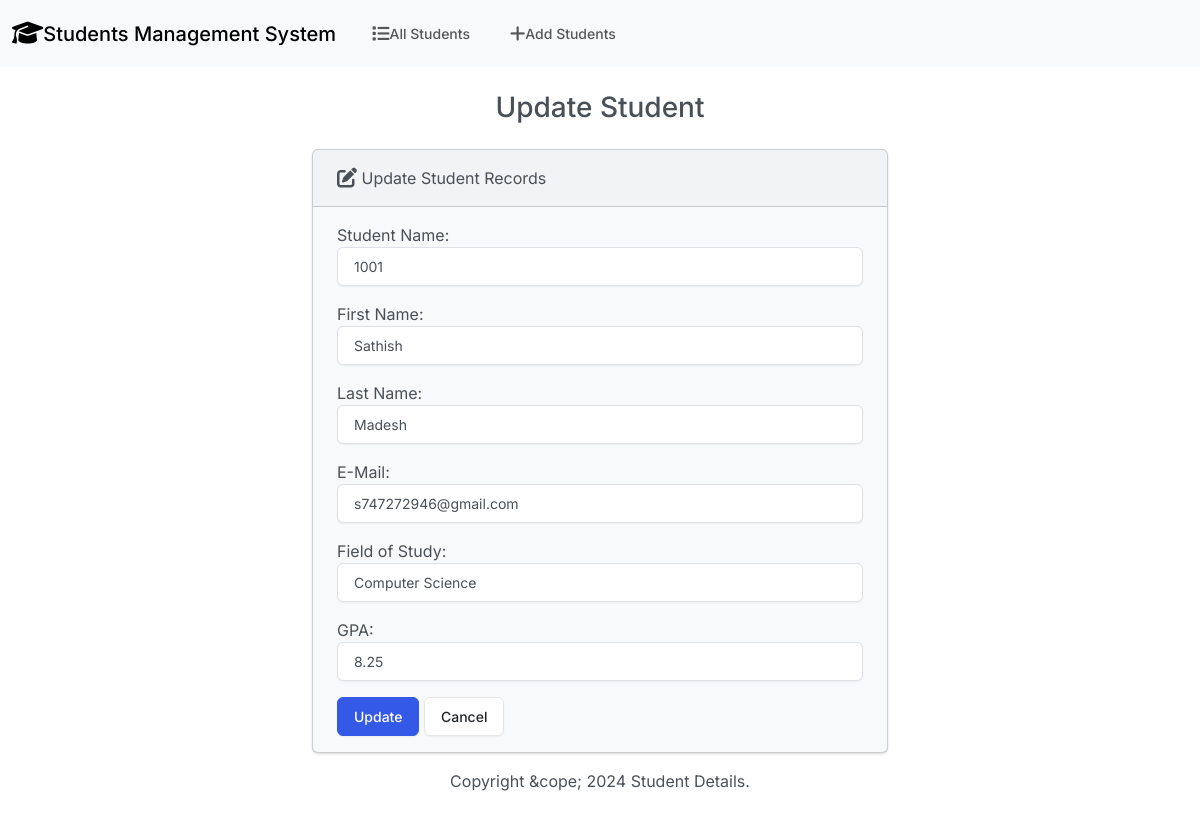
The app's page /edit/1/, older data.
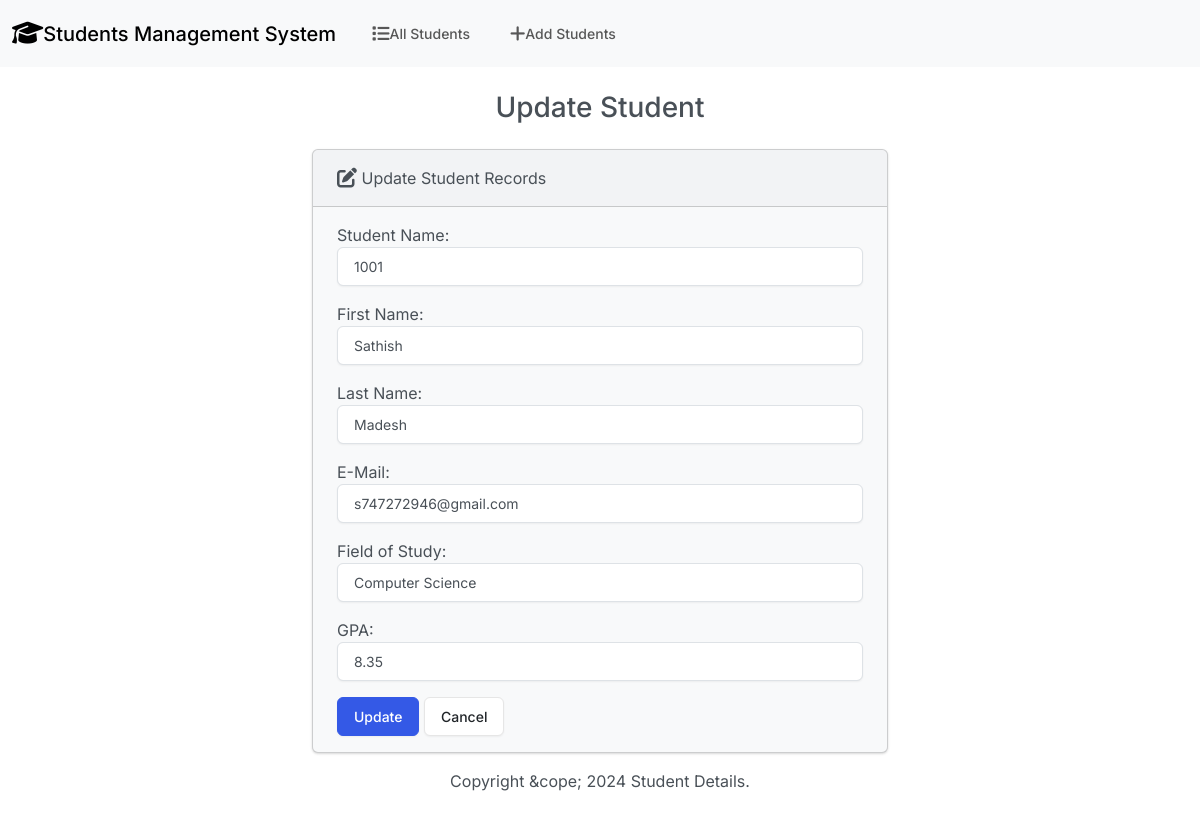
The same page, newer data.
### student/models.py (models this page shows, shortened)
class Student(models.Model):
    std_num = models.IntegerField()
    first_name = models.CharField(max_length=100)
    last_name = models.CharField(max_length=100)
    email = models.EmailField(max_length=100)
    branch = models.CharField(max_length=100)
    gpa = models.FloatField()

### student/views.py (the view)
# urls.py: path('edit/<int:id>/', views.edit, name='edit'),
def edit(request, id):
    student = Student.objects.get(id=id)
    if request.method == 'POST':
        form = StudentForm(request.POST,instance=student)
        if form.is_valid():
            form.save()
            return render(request, 'students/edit.html',{
                'form':form,
                'success':True
            })
    else:
        student = Student.objects.get(id=id)
        form = StudentForm(instance=student)
    return render(request, 'students/edit.html',{
        'form':form
    })

### student/forms.py
class StudentForm(forms.ModelForm):
    class Meta:
        model = Student
        fields = ['std_num','first_name','last_name','email','branch','gpa']
        labels = {
            'std_num':'Student Name',
            'first_name': 'First Name',
            'last_name': 'Last Name',
            'email': 'E-Mail',
            'branch': 'Field of Study',
            'gpa': 'GPA'
        }
        widgets = {
            'std_num': forms.NumberInput(attrs={'class':'form-control'}),
            'first_name': forms.TextInput(attrs={'class':'form-control'}),
            'last_name': forms.TextInput(attrs={'class':'form-control'}),
            'email': forms.EmailInput(attrs={'class':'form-control'}),
            'branch': forms.TextInput(attrs={'class':'form-control'}),
            'gpa': forms.NumberInput(attrs={'class':'form-control'})
        }

### student/templates/students/edit.html (shortened to what this page needs)
{% extends "students/base.html" %}
{% block body %}
<h3 class="text-center m-4">Update Student</h3>
{% if success %}
<div class="alert alert-success" role="alert">
    The student information is updated successfully.
    <a href="{% url 'index' %}" class="alert-link">Go to Home Page.</a>
</div>
{% else %}
<div class="row justify-content-center">
    <div class="col-6">
        <div class="card bg-light mb-3">
            <div class="card-header">
                <i class="fa-solid fa-pen-to-square fa-lg"></i> Update Student Records
            </div>
            <div class="card-body">
                <form action="" method="POST">
                    {{ form.as_p }}
                    <button type="submit" class="btn btn-primary">Update</button>
                    <a href="{% url 'index' %}" class="btn btn-secondary">Cancel</a>
                </form>
            </div>
          </div>
    </div>
</div>
{% endif %}
{% endblock %}

Row changes from the older to the newer data that the page shows:
changed Student "Sathish": gpa "8.25" → "8.35"
